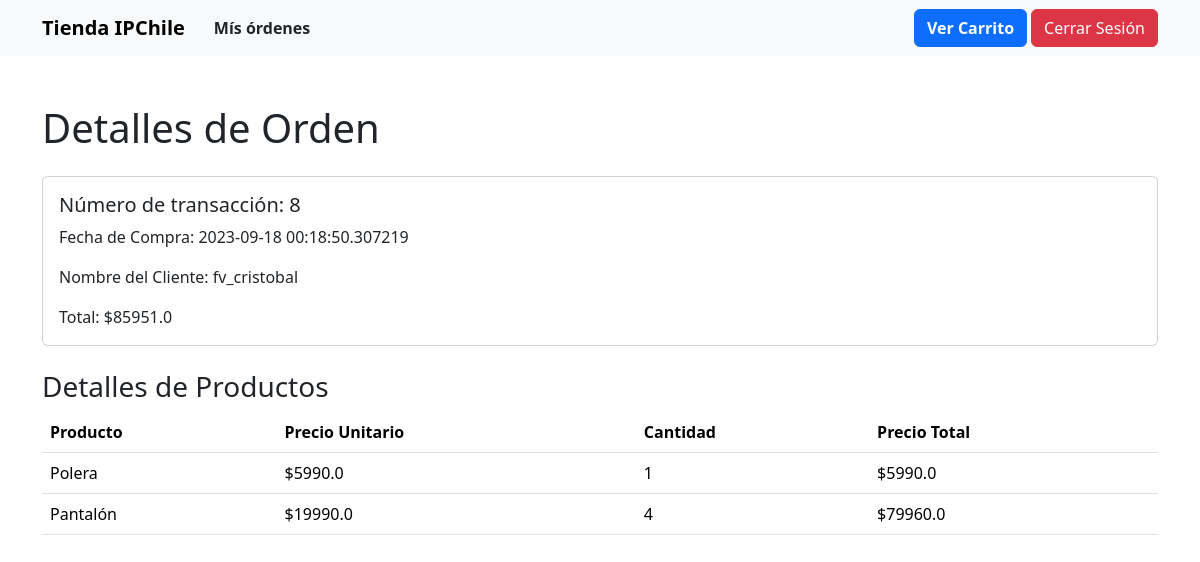
Screenshot of /detalles_orden/8 (signed in) with the database file from the repository.
### app.py (models this page shows)
class Orden(db.Model):
    __tablename__ = 'ordenes'
    id = db.Column(db.Integer, primary_key=True)
    cliente_id = db.Column(db.Integer, db.ForeignKey('usuarios.id'), nullable=False)
    fecha = db.Column(db.DateTime, nullable=False, default=datetime.utcnow)
    total = db.Column(db.Float, nullable=False)
    detalles = db.relationship('DetalleOrden', backref='orden', lazy=True)
    cliente = db.relationship('Usuario', foreign_keys=[cliente_id])

class Usuario(UserMixin, db.Model):
    __tablename__ = 'usuarios'
    id = db.Column(db.Integer, primary_key=True)
    nombre = db.Column(db.String(255), nullable=False)
    email = db.Column(db.String(255), unique=True, nullable=False)
    password = db.Column(db.String(255), nullable=False)

class DetalleOrden(db.Model):
    __tablename__ = 'detalles_orden'
    id = db.Column(db.Integer, primary_key=True)
    orden_id = db.Column(db.Integer, db.ForeignKey('ordenes.id'), nullable=False)
    producto_id = db.Column(db.Integer, db.ForeignKey('productos.id'), nullable=False)
    cantidad = db.Column(db.Integer, nullable=False)
    precio_unitario = db.Column(db.Float, nullable=False)
    producto = db.relationship('Producto', foreign_keys=[producto_id])

class Producto(db.Model):
    __tablename__ = 'productos'
    id = db.Column(db.Integer, primary_key=True)
    nombre = db.Column(db.String(255), nullable=False)
    descripcion = db.Column(db.Text, nullable=True)
    imagen_url = db.Column(db.String(255), nullable=True)
    precio = db.Column(db.Integer, nullable=False)

### app.py (the view)
@app.route('/detalles_orden/<int:orden_id>')
@login_required
def detalles_orden(orden_id):
    orden = Orden.query.get(orden_id)
    if not orden:
        return "La orden no existe."
    detalles = DetalleOrden.query.filter_by(orden_id=orden_id).all()
    return render_template('detalles_orden.html', orden=orden, detalles=detalles)

### app.py (called while the page is built)
@login_manager.user_loader
def load_user(user_id):
    return Usuario.query.get(int(user_id))

### templates/detalles_orden.html (shortened to what this page needs)
<!DOCTYPE html>
<html lang="en">
<head>
    <link href="https://cdn.jsdelivr.net/npm/bootstrap@5.3.2/dist/css/bootstrap.min.css" rel="stylesheet"
>
</head>
<body>
<nav class="navbar navbar-expand-lg navbar-light bg-light fw-bold">
    <div class="container fw-bold">
        <a class="navbar-brand " href="/productos">Tienda IPChile</a>
        <div class="collapse navbar-collapse justify-content-between fw-bold" id="navbarNav">
            <ul class="navbar-nav">
                <li class="nav-item">
                    <a class="btn fw-bold" href="/mis_ordenes">Mís órdenes</a>
                </li>
            </ul>
            <ul class="navbar-nav fw-bold">
                <li class="nav-item">
                    <a class="btn btn-primary fw-bold" href="/ver_carrito">Ver Carrito</a>
                </li>
                {% if current_user.is_authenticated %}
                    <li class="nav-item ">
                        <a class="btn btn-danger" href="{{ url_for('logout') }}">Cerrar Sesión</a>
                    </li>
                {% endif %}
            </ul>
        </div>
    </div>
</nav>
<div class="container mt-5">
    <h1 class="mb-4">Detalles de Orden</h1>
    <div class="card">
        <div class="card-body">
            <h5 class="card-title">Número de transacción: {{ orden.id }}</h5>
            <p class="card-text">Fecha de Compra: {{ orden.fecha }}</p>
            <p class="card-text">Nombre del Cliente: {{ orden.cliente.nombre }}</p>
            <p class="card-text">Total: ${{ orden.total }}</p>
        </div>
    </div>
    <h3 class="mt-4">Detalles de Productos</h3>
    <table class="table">
        <thead>
        <tr>
            <th>Producto</th>
            <th>Precio Unitario</th>
            <th>Cantidad</th>
            <th>Precio Total</th>
        </tr>
        </thead>
        <tbody>
        {% for detalle in detalles %}
            <tr>
                <td>{{ detalle.producto.nombre }}</td>
                <td>${{ detalle.precio_unitario }}</td>
                <td>{{ detalle.cantidad }}</td>
                <td>${{ detalle.precio_unitario * detalle.cantidad }}</td>
            </tr>
        {% endfor %}
        </tbody>
    </table>
</div>
</body>
</html>

### rows the page displays
Orden: id "8", fecha "2023-09-18 00:18:50.307219", total "85951.0"
Usuario: cliente.nombre "fv_cristobal"
DetalleOrden: producto.nombre "Polera", precio_unitario "5990.0", cantidad "1", detalle.precio_unitario*detalle.cantidad "5990.0"
DetalleOrden: producto.nombre "Pantalón", precio_unitario "19990.0", cantidad "4", detalle.precio_unitario*detalle.cantidad "79960.0"
